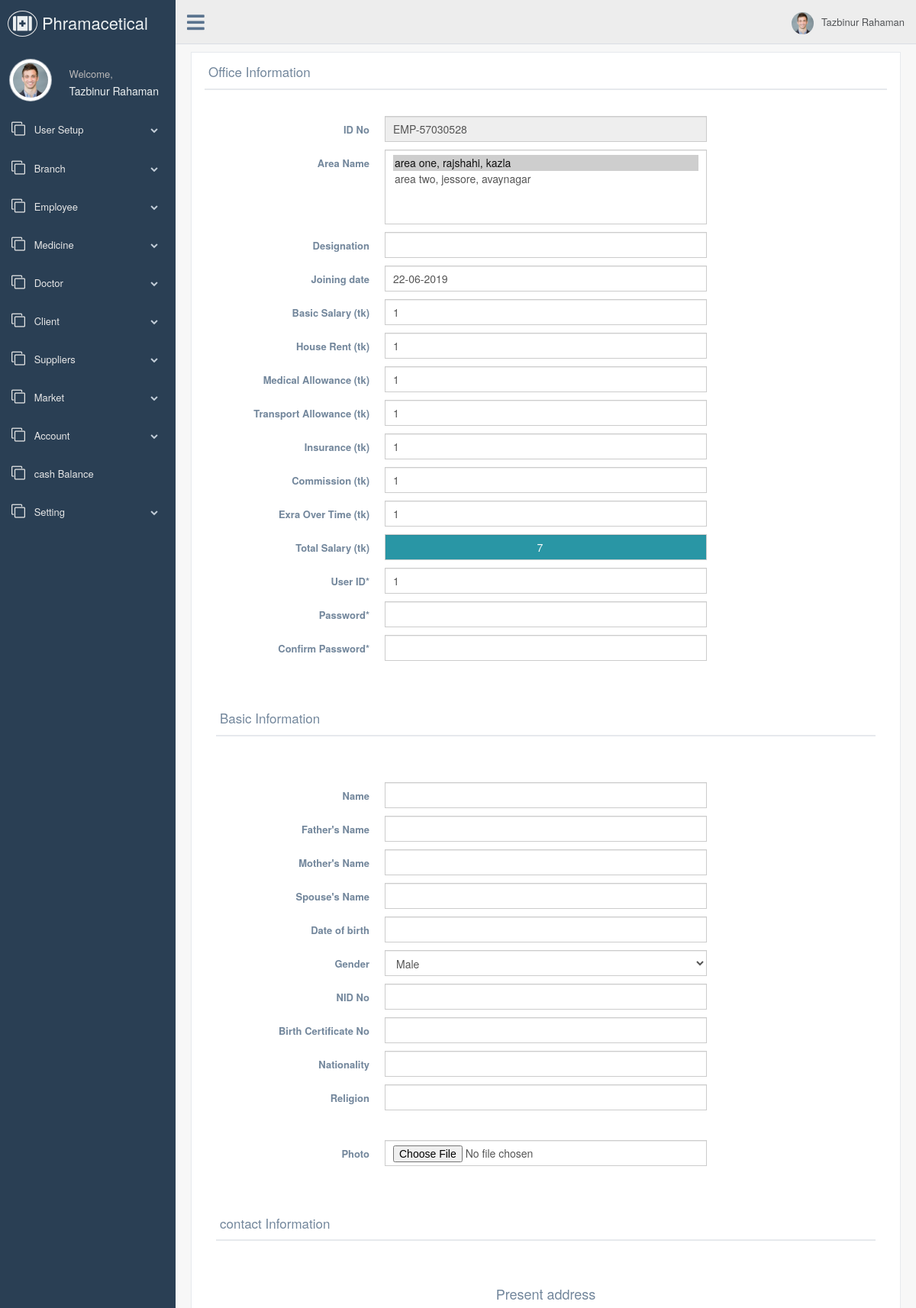
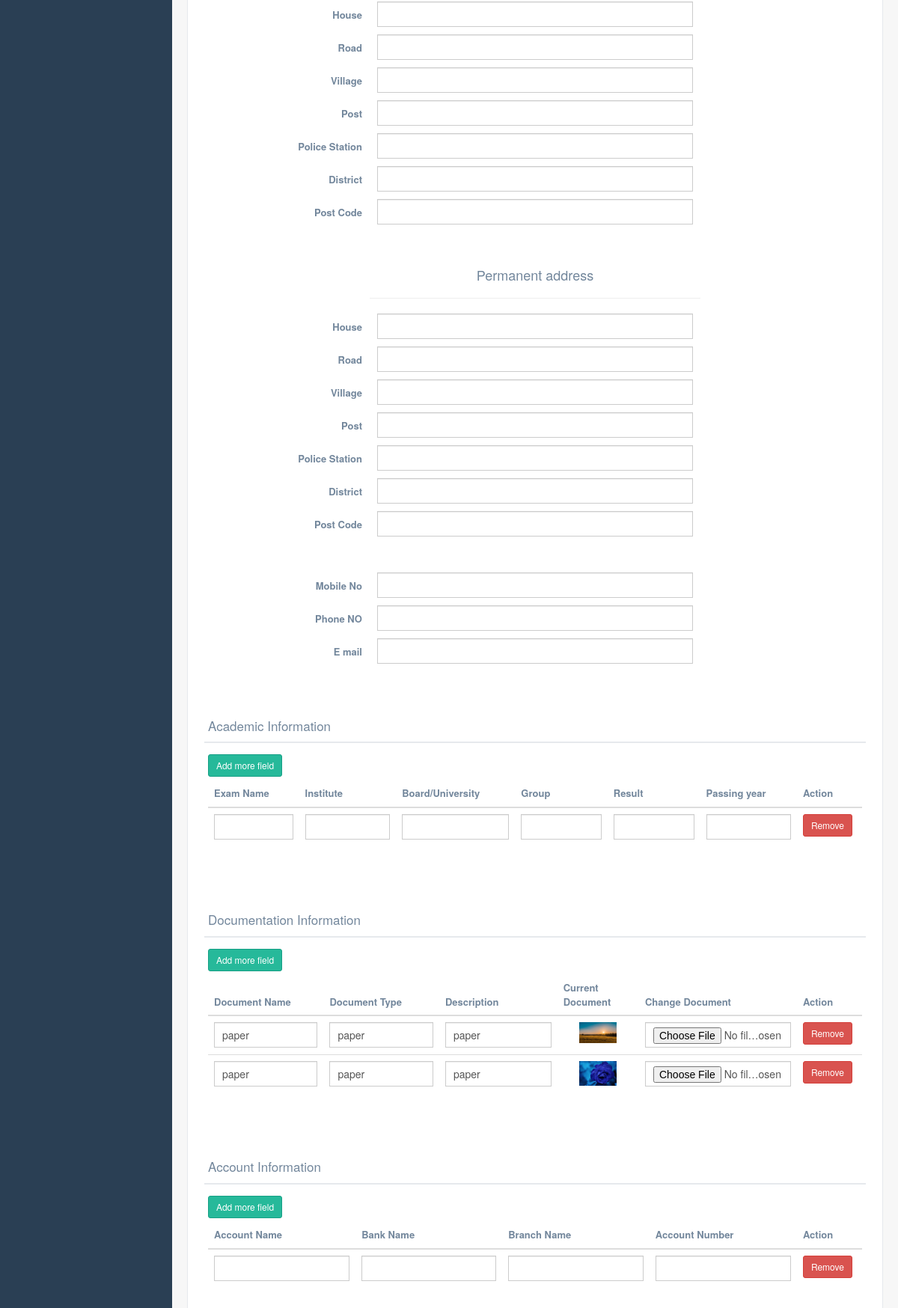
The page /edit-employee.php?id=EMP-57030528 (upper part) on the database its author committed (2 pictures, top to bottom).
### tables this page shows
CREATE TABLE `emp_office_info` (
  `id` varchar(225) NOT NULL,
  `designation` varchar(225) DEFAULT NULL,
  `joining_date` varchar(50) DEFAULT NULL,
  `basic_salary` int(225) DEFAULT NULL,
  `house_rent` int(225) DEFAULT NULL,
  `medical_allowance` int(225) DEFAULT NULL,
  `trasnport_allowance` int(225) DEFAULT NULL,
  `insurance` int(225) DEFAULT NULL,
  `commission` int(225) DEFAULT NULL,
  `extra_over_time` int(225) DEFAULT NULL,
  `total_salary` int(225) DEFAULT NULL,
  `user_id` int(225) DEFAULT NULL,
  `pass` varchar(225) DEFAULT NULL
);

CREATE TABLE `emp_academic_info` (
  `id` int(225) NOT NULL,
  `emp_id` varchar(225) DEFAULT NULL,
  `exam_name` varchar(225) DEFAULT NULL,
  `institute` varchar(225) DEFAULT NULL,
  `board` varchar(225) DEFAULT NULL,
  `groupp` varchar(225) DEFAULT NULL,
  `result` varchar(225) DEFAULT NULL,
  `passing_year` varchar(225) DEFAULT NULL
);

CREATE TABLE `emp_document_info` (
  `id` int(225) NOT NULL,
  `emp_id` varchar(225) DEFAULT NULL,
  `doc_name` varchar(225) DEFAULT NULL,
  `doc_type` varchar(225) DEFAULT NULL,
  `description` varchar(225) DEFAULT NULL,
  `photo` varchar(225) DEFAULT NULL
);

CREATE TABLE `emp_account_info` (
  `id` int(225) NOT NULL,
  `emp_id` varchar(225) DEFAULT NULL,
  `acc_name` varchar(225) DEFAULT NULL,
  `bank_name` varchar(225) DEFAULT NULL,
  `branch_name` varchar(225) DEFAULT NULL,
  `acc_number` varchar(225) DEFAULT NULL
);

### edit-employee.php (the view, shortened to what the rows shown need)
<?php
include_once('inc/header.php');
include_once("inc/topbody.php");
include_once('inc/sidebar.php');
 ?>
 <?php
 include 'inc/dbh.php';
 $emp_id = $_GET['id'];
 $sql = "SELECT * FROM emp_office_info WHERE id='$emp_id';";
 $result = mysqli_query($conn, $sql);
 $checkresult = mysqli_num_rows($result);
 if ($checkresult>0) {
 while ($row = mysqli_fetch_assoc($result)) {
   $joining_date = $row['joining_date'];
   $basic_salary = $row['basic_salary'];
   $house_rent = $row['house_rent'];
   $medical_allowance = $row['medical_allowance'];
   $trasnport_allowance = $row['trasnport_allowance'];
   $insurance = $row['insurance'];
   $commission = $row['commission'];
   $extra_over_time = $row['extra_over_time'];
   $total_salary = $row['total_salary'];
   $user_id = $row['user_id'];
   }
 }
  ?>
        <div class="right_col" role="main">
          <div class="row">
            <div class="col-md-12 col-sm-12 col-xs-12">
              <div class="x_panel">
                <div class="x_title">
                  <h2>Office Information <small>Insert data</small></h2>
                </div>
                <div class="x_content">
                  <br />
                  <form id="demo-form2" data-parsley-validate class="form-horizontal form-label-left" enctype="multipart/form-data" action="" method="post">
                          <?php
                          include 'inc/dbh.php';
                          ?>
                    <div class="form-group">
                      <div class="col-md-6 col-sm-6 col-xs-12">
                        <input type="text" id="last-name" name="joiningdate" value="<?php echo isset($joining_date)? $joining_date: ""; ?>" class="form-control col-md-7 col-xs-12">
                      </div>
                    </div>
                    <div class="form-group">
                  <div class="col-md-6 col-sm-6 col-xs-12">
                    <input id="basic_salary" class="form-control col-md-7 col-xs-12" value="<?php echo isset($basic_salary)? $basic_salary: "" ?>" type="number" min="0" name="basic_salary">
                  </div>
                </div>
                <div class="form-group">
                  <div class="col-md-6 col-sm-6 col-xs-12">
                    <input id="house_rent" class="form-control col-md-7 col-xs-12" value="<?php echo isset($house_rent)? $house_rent: "" ?>" type="number" min="0" name="house_rent">
                  </div>
                </div>
                <div class="form-group">
                  <div class="col-md-6 col-sm-6 col-xs-12">
                    <input id="medical_allowance" class="form-control col-md-7 col-xs-12" type="number" min="0" value="<?php echo isset($medical_allowance)? $medical_allowance: "" ?>" name="medical_allowance">
                  </div>
                </div>
                <div class="form-group">
                  <div class="col-md-6 col-sm-6 col-xs-12">
                    <input id="transport_allowance" class="form-control col-md-7 col-xs-12" type="number" min="0" value="<?php echo isset($trasnport_allowance)? $trasnport_allowance: "" ?>" name="transport_allowance">
                  </div>
                </div>
                <div class="form-group">
                  <div class="col-md-6 col-sm-6 col-xs-12">
                    <input id="insurance" class="form-control col-md-7 col-xs-12" type="number" min="0" name="insurance" value="<?php echo isset($insurance)? $insurance: "" ?>">
                  </div>
                </div>
                <div class="form-group">
                  <div class="col-md-6 col-sm-6 col-xs-12">
                    <input type="number" min="0" id="commission" class="form-control col-md-7 col-xs-12" name="commission" value="<?php echo isset($commission)? $commission: "" ?>">
                  </div>
                </div>
                <div class="form-group">
                  <div class="col-md-6 col-sm-6 col-xs-12">
                    <input id="extra_over_time" class="form-control col-md-7 col-xs-12" type="number" min="0" name="extra_over_time" value="<?php echo isset($extra_over_time)? $extra_over_time: "" ?>">
                  </div>
                </div>
                <div class="form-group">
                  <div class="col-md-6 col-sm-6 col-xs-12">
                    <input id="total_salary" class="form-control col-md-7 col-xs-12" type="number" min='0' name="total_salary" readonly="" value="<?php echo isset($total_salary)? $total_salary: "" ?>" style="background: #2996A5;color: white;text-align: center;">
                  </div>
                </div>
                    <div class="form-group">
                      <div class="col-md-6 col-sm-6 col-xs-12">
                        <input id="birthday" class="date-picker form-control col-md-7 col-xs-12" name="userid" required="required" value="<?php echo isset($user_id)? $user_id: "" ?>" type="text">
                      </div>
                    </div>
                    <div class="col-md-12 col-sm-12 col-xs-12" style="padding-top: 50px; padding-bottom: 50px">
                        <div class="x_title">
                          <h2>Basic Information <small>Insert data</small></h2>
                        </div>
                    </div>
                    <div class="col-md-12 col-sm-12 col-xs-12" style="padding-top: 50px; padding-bottom: 50px">
                        <div class="x_title">
                          <h2>contact Information <small>Insert data</small></h2>
                        </div>
                    </div>
                    <h2 class="text-center">Present address</h2>
                    <br><br>
                    <h2 class="text-center">Permanent address</h2>
                    <br><br>
          <div class="row">
            <div class="col-md-12 col-sm-12 col-xs-12">
              <br><br><br>
                <div class="x_title">
                  <h2>Academic Information <small>Insert data</small></h2>
                </div>
                <div class="x_content">
                  <table class="table">
                    <thead>
                      <tr>
                        <th>Exam Name</th>
                        <th>Institute</th>
                        <th>Board/University</th>
                        <th>Group</th>
                        <th>Result</th>
                        <th>Passing year</th>
                        <th>Action</th>
                      </tr>
                    </thead>
                    <tbody id="acatable">
                        <?php
                        $sql = "SELECT * FROM emp_academic_info WHERE emp_id='$emp_id';";
                        $result = mysqli_query($conn, $sql);
                        $checkresult = mysqli_num_rows($result);
                        if ($checkresult>0) {
                        while ($row = mysqli_fetch_assoc($result)) {
                          ?>
                          <tr>
                          <td>
                            <input type="text" id="last-name" name="examname[]" value="<?php echo $row['exam_name']; ?>" class="form-control col-md-7 col-xs-12">
                          </td>
                          <td>
                            <input type="text" id="last-name" name="institute[]" value="<?php echo $row['institute']; ?>" class="form-control col-md-7 col-xs-12">
                          </td>
                          <td>
                            <input type="text" id="last-name" name="board[]" value="<?php echo $row['board']; ?>" class="form-control col-md-7 col-xs-12">
                          </td>
                          <td>
                            <input type="text" id="last-name" name="group[]" value="<?php echo $row['groupp']; ?>" class="form-control col-md-7 col-xs-12">
                          </td>
                          <td>
                            <input type="text" id="last-name" name="result[]" value="<?php echo $row['result']; ?>" class="form-control col-md-7 col-xs-12">
                          </td>
                          <td>
                            <input type="text" id="last-name" name="passing[]" value="<?php echo $row['passing_year']; ?>" class="form-control col-md-7 col-xs-12">
                          </td>
                          <td>
                            <button type="button" class="btn btn-sm btn-danger" name="button" id="removeacarow">Remove</button>
                          </td>
                          </tr>
                          <?php
                          }
                        }
                         ?>
                    </tbody>
                  </table>
                </div>
            </div>
          </div>
          <div class="row">
            <div class="col-md-12 col-sm-12 col-xs-12">
              <br><br><br>
                <div class="x_title">
                  <h2>Documentation Information <small>Insert data</small></h2>
                </div>
                <div class="x_content">
                  <table class="table">
                    <thead>
                      <tr>
                        <th>Document Name</th>
                        <th>Document Type</th>
                        <th>Description</th>
                        <th>Current Document</th>
                        <th>Change Document</th>
                        <th>Action</th>
                      </tr>
                    </thead>
                    <tbody id="doctable">
                      <?php
                      $sql = "SELECT * FROM emp_document_info WHERE emp_id='$emp_id';";
                      $result = mysqli_query($conn, $sql);
                      $checkresult = mysqli_num_rows($result);
                      if ($checkresult>0) {
                      while ($row = mysqli_fetch_assoc($result)) {
                        ?>
                        <tr>
                          <td>
                            <input type="text" id="last-name" name="docname[]" value="<?php echo $row['doc_name']; ?>" class="form-control col-md-7 col-xs-12">
                          </td>
                          <td>
                            <input type="text" id="last-name" name="doctype[]" value="<?php echo $row['doc_type']; ?>" class="form-control col-md-7 col-xs-12">
                          </td>
                          <td>
                            <input type="text" id="last-name" name="description[]" value="<?php echo $row['description']; ?>" class="form-control col-md-7 col-xs-12">
                          </td>
                          <td class="text-center">
                            <img src="<?php echo $row['photo']; ?>" width="50px" alt="">
                          </td>
                          <td>
                            <input type="file" id="last-name" name="up[]" class="form-control col-md-7 col-xs-12">
                          </td>
                          <td>
                            <button type="button" class="btn btn-sm btn-danger" name="button" id="removedocrow">Remove</button>
                          </td>
                        </tr>
                        <?php
                        }
                      }
                       ?>
                    </tbody>
                  </table>
                </div>
            </div>
          </div>
          <div class="row">
            <div class="col-md-12 col-sm-12 col-xs-12">
              <br><br><br>
                <div class="x_title">
                  <h2>Account Information <small>Insert data</small></h2>
                </div>
                <div class="x_content">
                  <table class="table">
                    <thead>
                      <tr>
                        <th>Account Name</th>
                        <th>Bank Name</th>
                        <th>Branch Name</th>
                        <th>Account Number</th>
                        <th>Action</th>
                      </tr>
                    </thead>
                    <tbody id='acctable'>
                      <?php
                      $sql = "SELECT * FROM emp_account_info WHERE emp_id='$emp_id';";
                      $result = mysqli_query($conn, $sql);
                      $checkresult = mysqli_num_rows($result);
                      if ($checkresult>0) {
                      while ($row = mysqli_fetch_assoc($result)) {
                        ?>
                        <tr>
                          <td>
                            <input type="text" id="last-name" name="accname[]" value="<?php echo $row['acc_name']; ?>"  class="form-control col-md-7 col-xs-12">
                          </td>
                          <td>
                            <input type="text" id="last-name" name="bankname[]" value="<?php echo $row['bank_name']; ?>"  class="form-control col-md-7 col-xs-12">
                          </td>
                          <td>
                            <input type="text" id="last-name" name="branchname[]" value="<?php echo $row['branch_name']; ?>"  class="form-control col-md-7 col-xs-12">
                          </td>
                          <td>
                            <input type="text" id="last-name" name="accnumber[]" value="<?php echo $row['acc_number']; ?>"  class="form-control col-md-7 col-xs-12">
                          </td>
                          <td>
                            <button type="button" class="btn btn-sm btn-danger" id="removeacc">Remove</button>
                          </td>
                        </tr>
                        <?php
                        }
                      }
                       ?>
                    </tbody>
                  </table>
                </div>
            </div>
          </div>
                  </form>
                </div>
              </div>
            </div>
          </div>
        </div>
      </div>
      </div>
      </body>
      </html>

### rows shown on the page
emp_office_info: joiningdate "22-06-2019", basic_salary "1", house_rent "1", medical_allowance "1", transport_allowance "1", insurance "1", commission "1", extra_over_time "1", total_salary "7", userid "1"
emp_document_info: doc_name "paper", doc_type "paper", description "paper", photo (picture)
emp_document_info: doc_name "paper", doc_type "paper", description "paper", photo (picture)

### other values the page prints
form field value "area one, rajshahi, kazla ☑ / area two, jessore, avaynagar"
